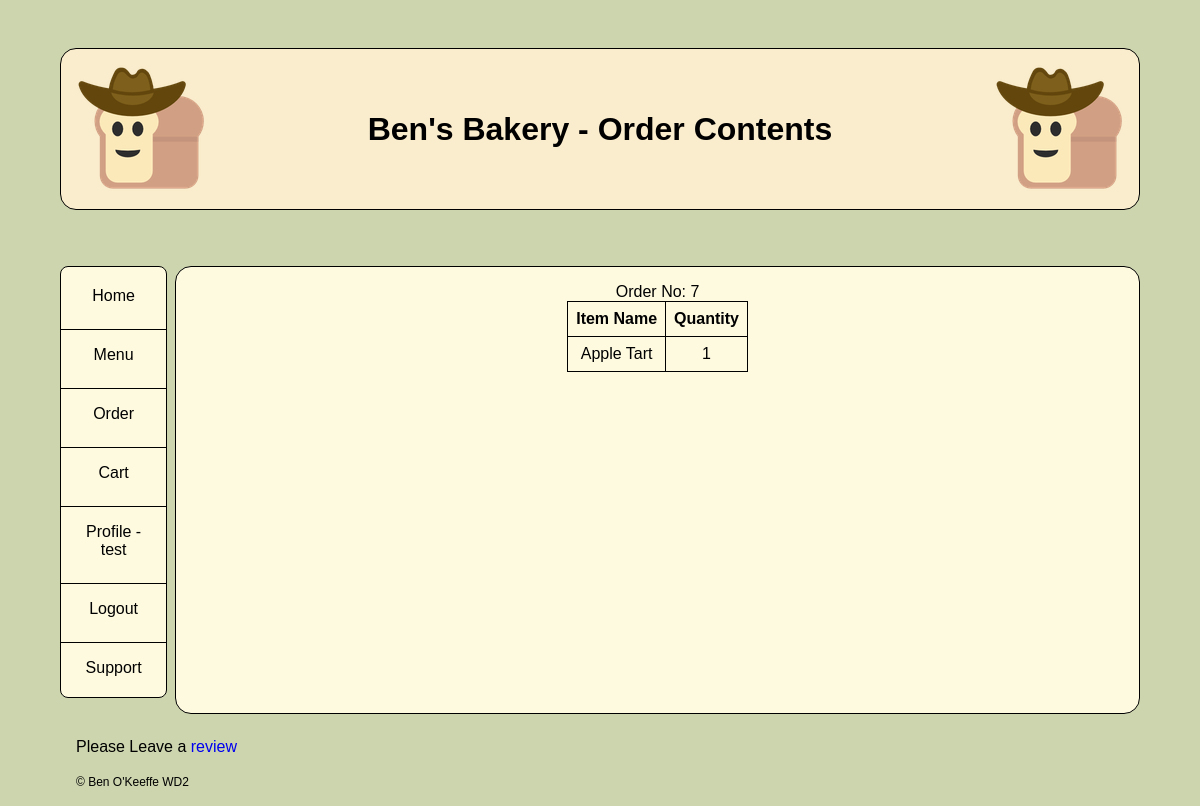
The app's page /order-contents/7 (signed in), older data.
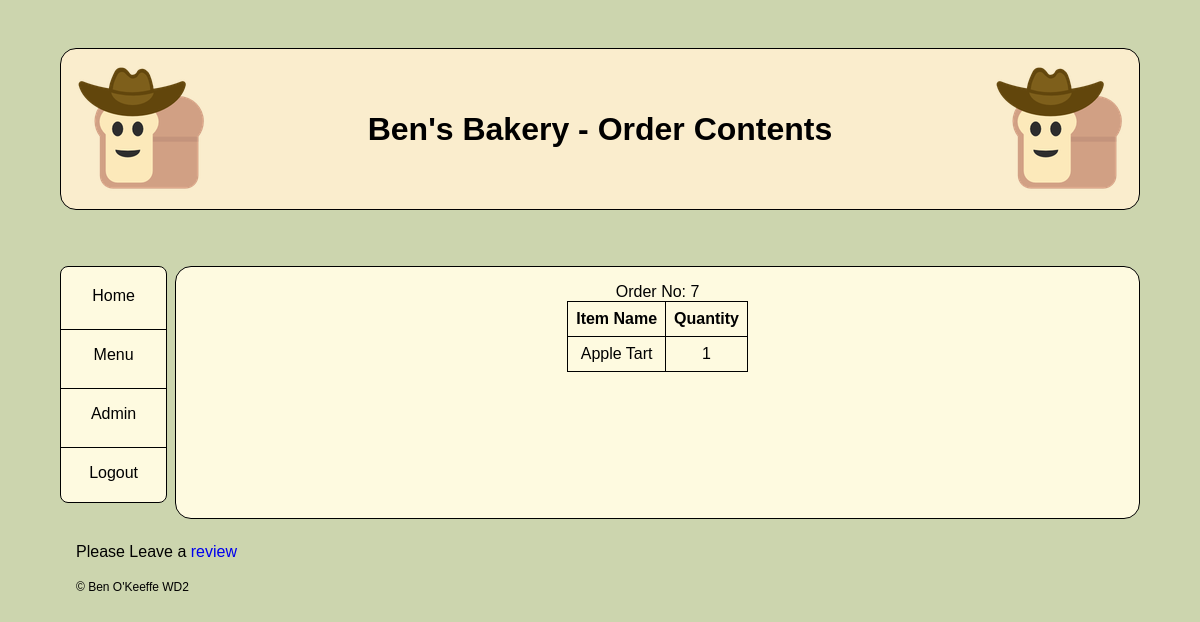
The same page, newer data.
### tables this page shows
CREATE TABLE placed_order (
    order_num INTEGER PRIMARY KEY AUTOINCREMENT, 
    user_id TEXT NOT NULL,
    order_datetime DATETIME NOT NULL,
    order_address TEXT NOT NULL,
    instructions TEXT DEFAULT 'None',
    price INT NOT NULL, order_progress TEXT DEFAULT 'In Progress',
    FOREIGN KEY (user_id) REFERENCES customers(user_id)
);

### app.py (the view)
@app.route('/order-contents/<id>')
@login_required
def order_contents(id):
    id = int(id)
    db = get_db()
    check_user = db.execute('''SELECT * FROM placed_order WHERE order_num = ?''', (id,)).fetchone()
    if check_user[1] != g.user and g.is_admin is None:
        return render_template('error.html', title = 'Restricted', message = 'This order number is not for your order!')
    item_names = {}
    get_item_names = db.execute('''SELECT * FROM MENU''').fetchall()
    for item in get_item_names:
        item_names[item['item_id']] = item['item_name']
    items_in_order = db.execute('''SELECT * FROM in_order WHERE order_num = ?''', (id,)).fetchall()
    return render_template('admin_order_contents.html', title = 'Order Contents', item_names = item_names, items_in_order = items_in_order, order_num = id)

### app.py (called while the page is built)
@app.before_request
def load_logged_in_user():
    g.user = session.get('user_id',None)
    g.is_admin = session.get('is_admin',None)

def login_required(view):
    @wraps(view)
    def wrapped_view(*args, **kwargs):
        if g.user is None:
            return redirect(url_for('login', next = request.url))
        return view(*args, **kwargs)
    return wrapped_view

### database.py (called while the page is built)
def get_db():
    if 'db' not in g:
        g.db = sqlite3.connect(DATABASE,
                               detect_types=sqlite3.PARSE_DECLTYPES)
        g.db.row_factory = sqlite3.Row
        return g.db

### templates/admin_order_contents.html
{% extends "base.html" %}
{% block main_content %}
<table>
    <caption>Order No: {{order_num}}</caption>
<tr>
    <th scope="col">Item Name</th>
    <th scope="col">Quantity</th>
</tr>
{% for item in items_in_order %}
    <tr>
        {% if item_names[item['item_id']] %}
            <td>{{item_names[item['item_id']]}}</td>
        {%else%}
            <td>Discontinued item</td>
        {%endif%}
        <td>{{item['quantity']}}</td>
    </tr>
{%endfor%}
</table>
{%endblock%}

### templates/base.html (shortened to what this page needs)
<!DOCTYPE html>
<html lang="en">
<head>
    <link rel="stylesheet" href="{{url_for('static', filename='styles.css')}}">
</head>
<body>
    <header>
        <img src="{{url_for('static', filename='cowboybread.png')}}" alt="logo">
        <h1>Ben's Bakery - {{title}}</h1>
        <img src="{{url_for('static', filename='cowboybread.png')}}" alt="logo">
    </header>
    <nav>
        <a href="{{url_for('index')}}">Home</a>
        <a href="{{url_for('menu')}}">Menu</a>
            {% if g.is_admin %}
                <a href="{{url_for('admin_tools')}}">Admin</a>
                <a href="{{url_for('logout')}}">Logout</a>
            {% else %}
                {% if g.user %}
                <a href="{{url_for('add_to_cart')}}">Order</a>
                <a href="{{url_for('cart')}}">Cart</a>
                <a href="{{url_for('view_profile')}}">Profile - {{g.user}}</a>
                <a href="{{url_for('logout')}}">Logout</a>
                <a href="{{url_for('support')}}">Support</a>
                {%else%}
                <a href="{{url_for('register')}}">Register</a>
                <a href="{{url_for('login')}}">Login</a>
                {%endif%}
            {% endif %}
    </nav>
    <main>
        {% block main_content %}
        {% endblock %}
    </main>
    <footer>
        <p>
           Please Leave a <a href="{{url_for('send_review')}}">review</a>
        </p>
        <p>
            <small>&copy; Ben O'Keeffe WD2</small>
        </p>
    </footer>
</body>
</html>

Row changes from the older to the newer data that the page shows:
no longer on this page (row edited): placed_order: user "test"
Text that changed along with them:
text no longer shown: "Order Cart Profile - Support"
text now shown: "Admin"
